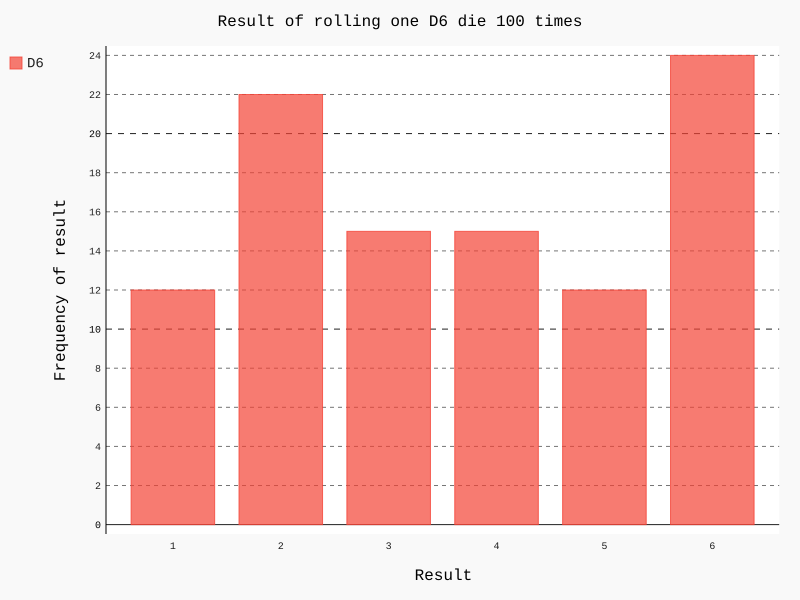

Generate this figure with Python:
#!./P2ENV/bin/python

import pygal
from random import randint
from die import Die

die = Die()
results = []
for x in range(100):
    results.append(die.roll())

frequencies = []
for value in range(1, die.num_sides + 1):
    frequency = results.count(value)
    frequencies.append(frequency)

# Visualizing with pygal
hist = pygal.Bar()
hist.title = 'Result of rolling one D6 die 100 times'
hist.x_labels = ['1', '2', '3', '4', '5', '6']
hist.x_title = 'Result'
hist.y_title = 'Frequency of result'
hist.add('D6', frequencies)
hist.render_to_file('die_visual.svg')
print(frequencies)
